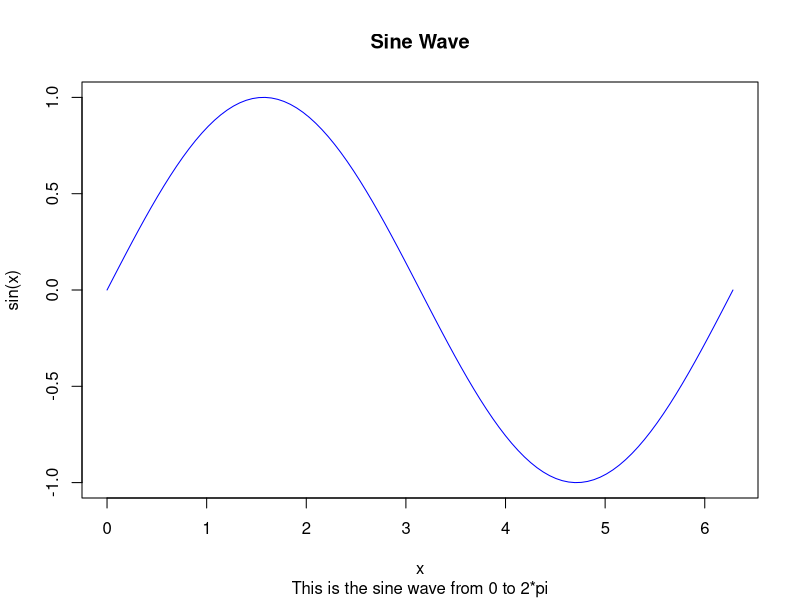

Write R code to recreate this figure.
#plot a sine wave from 0 to 2*pi
x <- seq(0, 2*pi, length.out=100)

#plot the sine wave
plot(x, sin(x), type="l", col="blue", xlab="x", ylab="sin(x)", main="Sine Wave", sub="This is the sine wave from 0 to 2*pi")

# multiplic two matrixs 
# Path: matrix.r
# create two matrixs using for loop

# create a matrix of 3x3
matrix1 <- matrix(1:9, nrow=3, ncol=3)
matrix2 <- matrix(1:9, nrow=3, ncol=3)

# create a matrix of 3x3
result <- matrix(0, nrow=3, ncol=3)

# multiply the two matrixs
for(i in 1:3){
  for(j in 1:3){
    for(k in 1:3){
      result[i,j] <- result[i,j] + matrix1[i,k] * matrix2[k,j]
    }
  }
}

# print the result
print(result)
